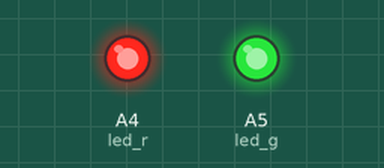
The sketch below on a simulated Arduino Nano, built with avr-gcc and run on an emulated ATmega328P. Shown: output pins drawn as LEDs (lit = HIGH). Random numbers use the default seed unless the sketch sets one.

Above: at 0.1 s.
At 10.1 s:
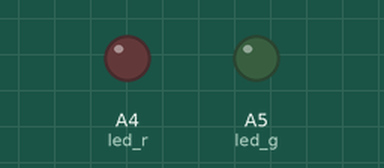
At 16.1 s:
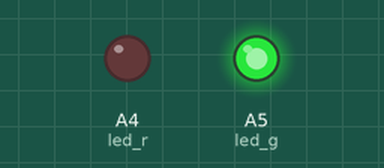
At 38.1 s:
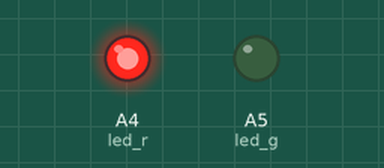
Timing chart, 0 to 39.6 s (numbered marks = the images above):
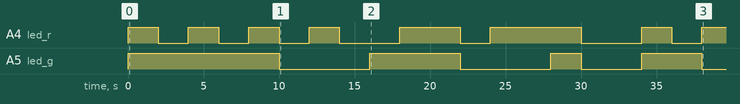

The sketch:

sparkcore-random-rgbled.ino
```cpp
int led_r = A4;
int led_g = A5;
int led_b = A6;

void setup() {
    pinMode(led_r, OUTPUT);
    pinMode(led_g, OUTPUT);
    pinMode(led_b, OUTPUT);
}

void loop() {
    int value_r, value_g, value_b;

    value_r = random (0, 256);
    value_g = random (0, 256);
    value_b = random (0, 256);

    analogWrite(led_r, value_r);
    analogWrite(led_g, value_g);
    analogWrite(led_b, value_b);
    delay(2000);
}
```

Measured:
- by itself, A4 (led_r): LOW → HIGH at 0.00 s, → LOW 2.0 s later, → HIGH 2.0 s later, → LOW 2.0 s later, … (15 changes in this stretch)
- by itself, A5 (led_g): LOW → HIGH at 0.00 s, → LOW 10.0 s later, → HIGH 6.0 s later, → LOW 6.0 s later, … (8 changes in this stretch)
